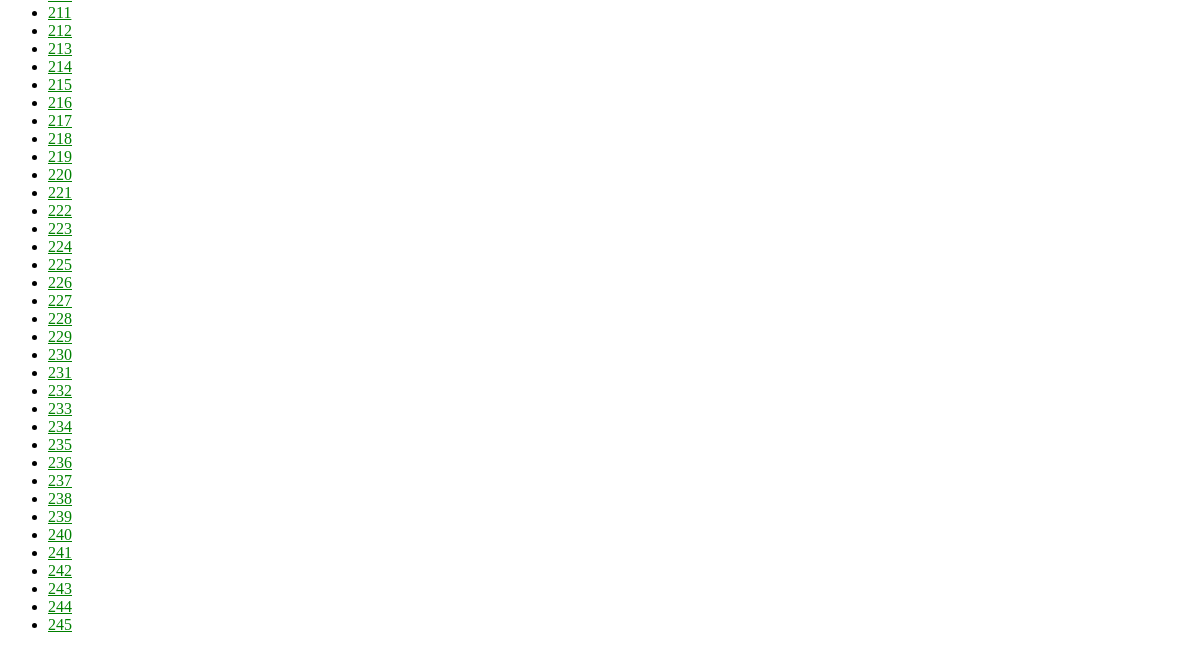
The page /CMdiagnose/ (lower part) on the database as committed earlier.
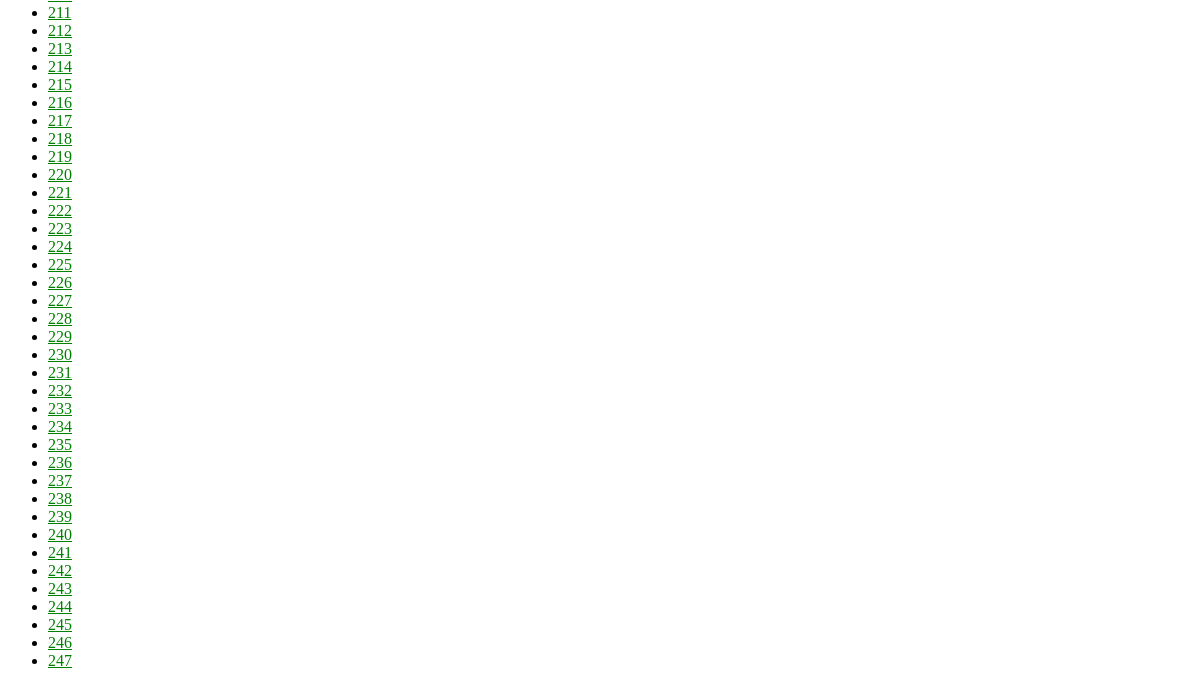
The same page on the database as committed later.
### CMdiagnose/models.py (models this page shows, shortened)
class Person(models.Model):
    body = models.OneToOneField(Body, on_delete=models.CASCADE)
    tongue = models.OneToOneField(Tongue, on_delete=models.CASCADE)

### CMdiagnose/views.py (the view)
# urls.py: path('', views.IndexView.as_view(), name='index'),
class IndexView(generic.ListView):
    template_name = 'CMdiagnose/index.html'
    context_object_name = 'Person_list'
    def get_queryset(self):
        return Person.objects.all()

### CMdiagnose/templates/CMdiagnose/index.html
{% load static %}
<link rel="stylesheet" type="text/css" href="{% static 'polls/style.css' %}">
    <ul>
    {% for person in Person_list %}
        <li><a href="{% url 'CMdiagnose:detail' person.pk %}">{{ person.pk }}</a></li>
    {% endfor %}
    </ul>

Rows that differ between the two databases and show on the page:
added Person: pk "246"
added Person: pk "247"
